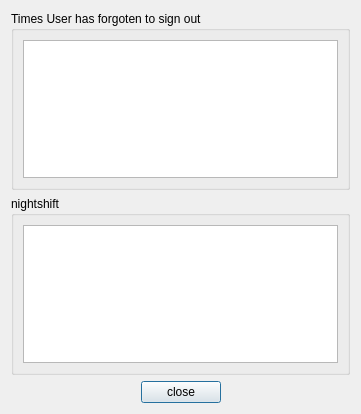
<?xml version="1.0" encoding="UTF-8"?>
<ui version="4.0">
 <class>detailedUserDialog</class>
 <widget class="QDialog" name="detailedUserDialog">
  <property name="geometry">
   <rect>
    <x>0</x>
    <y>0</y>
    <width>361</width>
    <height>414</height>
   </rect>
  </property>
  <property name="windowTitle">
   <string>Details</string>
  </property>
  <layout class="QVBoxLayout" name="verticalLayout_2">
   <item>
    <layout class="QVBoxLayout" name="verticalLayout" stretch="10,10,1">
     <item>
      <widget class="QGroupBox" name="groupBox">
       <property name="title">
        <string>Times User has forgoten to sign out</string>
       </property>
       <layout class="QVBoxLayout" name="verticalLayout_3">
        <item>
         <widget class="QListWidget" name="lwForg"/>
        </item>
       </layout>
      </widget>
     </item>
     <item>
      <widget class="QGroupBox" name="groupBox_2">
       <property name="title">
        <string>nightshift</string>
       </property>
       <layout class="QVBoxLayout" name="verticalLayout_4">
        <item>
         <widget class="QListWidget" name="lgNightSh"/>
        </item>
       </layout>
      </widget>
     </item>
     <item>
      <layout class="QHBoxLayout" name="horizontalLayout" stretch="3,1,3">
       <item>
        <spacer name="horizontalSpacer">
         <property name="orientation">
          <enum>Qt::Horizontal</enum>
         </property>
         <property name="sizeHint" stdset="0">
          <size>
           <width>40</width>
           <height>20</height>
          </size>
         </property>
        </spacer>
       </item>
       <item>
        <widget class="QPushButton" name="pbtnClose">
         <property name="text">
          <string>close</string>
         </property>
        </widget>
       </item>
       <item>
        <spacer name="horizontalSpacer_2">
         <property name="orientation">
          <enum>Qt::Horizontal</enum>
         </property>
         <property name="sizeHint" stdset="0">
          <size>
           <width>40</width>
           <height>20</height>
          </size>
         </property>
        </spacer>
       </item>
      </layout>
     </item>
    </layout>
   </item>
  </layout>
 </widget>
 <resources/>
 <connections>
  <connection>
   <sender>pbtnClose</sender>
   <signal>clicked()</signal>
   <receiver>detailedUserDialog</receiver>
   <slot>close()</slot>
   <hints>
    <hint type="sourcelabel">
     <x>185</x>
     <y>376</y>
    </hint>
    <hint type="destinationlabel">
     <x>53</x>
     <y>373</y>
    </hint>
   </hints>
  </connection>
 </connections>
</ui>
